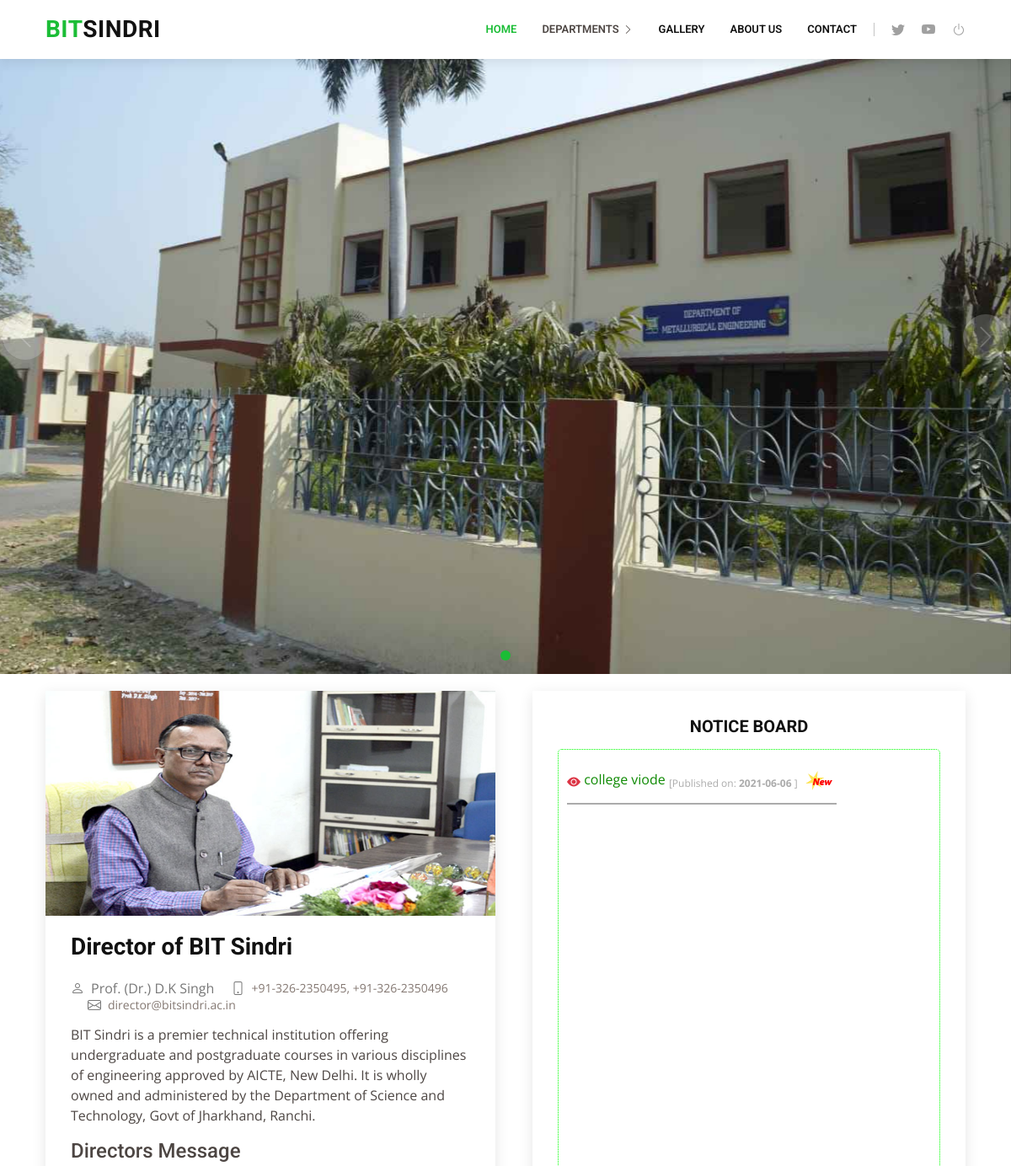
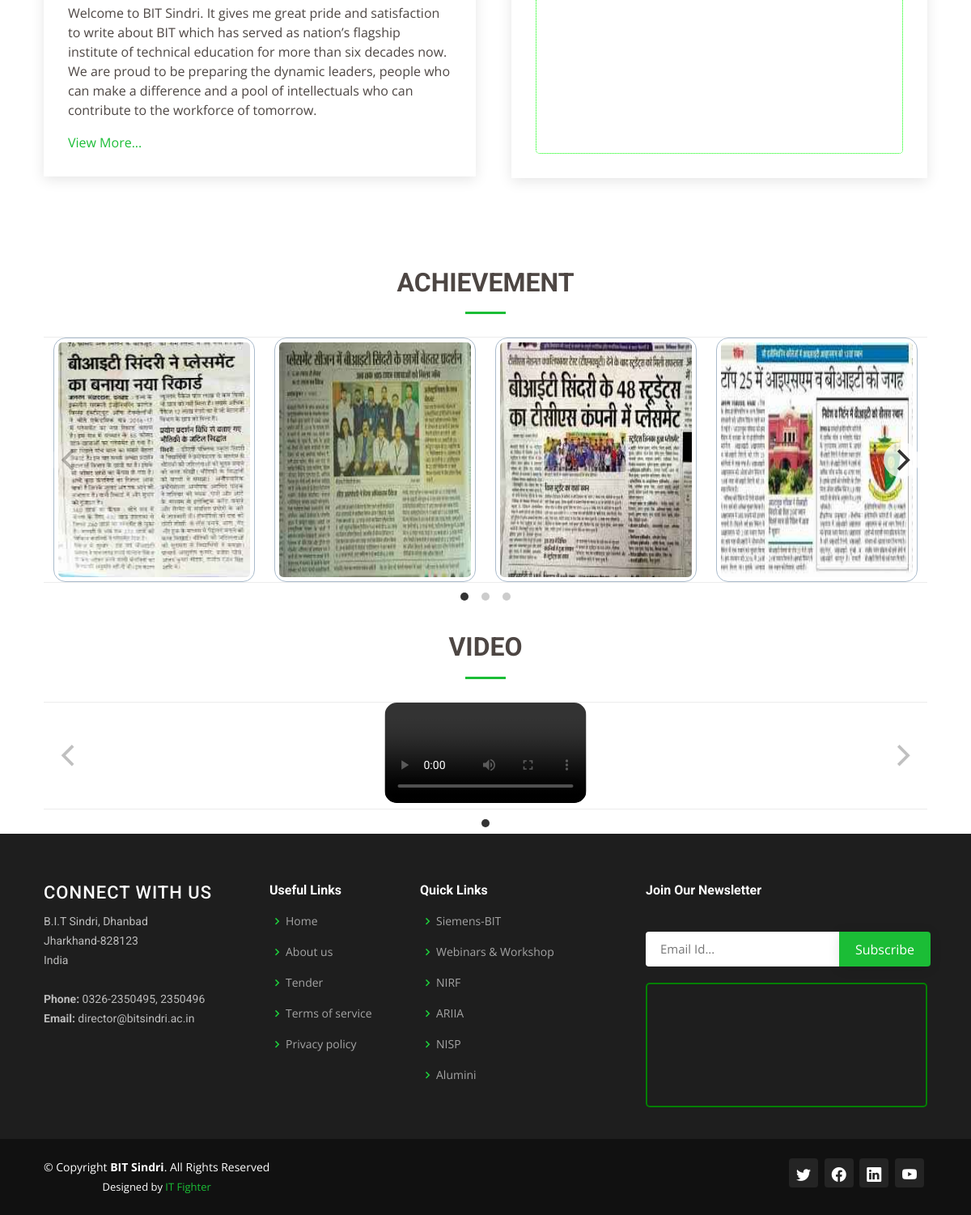
The page / on the database its author committed (2 pictures, top to bottom).
### tables this page shows
CREATE TABLE `slider` (
  `sdr_id` int(11) NOT NULL,
  `file` varchar(100) NOT NULL,
  `heading` varchar(100) DEFAULT NULL,
  `description` varchar(500) DEFAULT NULL,
  `usr_id` int(5) NOT NULL
);

CREATE TABLE `notice` (
  `notice_id` int(11) NOT NULL,
  `msg` varchar(500) NOT NULL,
  `link` varchar(300) DEFAULT NULL,
  `file` varchar(150) DEFAULT NULL,
  `start_date_time` timestamp NULL DEFAULT NULL,
  `end_date_time` timestamp NULL DEFAULT NULL,
  `usr_id` int(11) NOT NULL,
  `created` timestamp NOT NULL DEFAULT current_timestamp(),
  `updated` timestamp NOT NULL DEFAULT current_timestamp() ON UPDATE current_timestamp()
);

CREATE TABLE `achievement` (
  `acmt_id` int(11) NOT NULL,
  `file` varchar(50) NOT NULL,
  `usr_id` int(5) NOT NULL
);

CREATE TABLE `video` (
  `video_id` int(11) NOT NULL,
  `title` varchar(100) NOT NULL,
  `link` varchar(150) NOT NULL,
  `updated` timestamp NOT NULL DEFAULT current_timestamp() ON UPDATE current_timestamp(),
  `created` timestamp NOT NULL DEFAULT current_timestamp()
);

### index.php (the view, shortened to what this page needs)
<?php include_once('header.php'); ?>
  <section id="hero">
    <div id="heroCarousel" data-bs-interval="3000" class="carousel slide carousel-fade" data-bs-ride="carousel">
      <div class="carousel-inner" role="listbox">
        <?php
            $query = mysqli_query($conn, "SELECT * FROM slider ORDER By sdr_id ASC");
            $rowcount = mysqli_num_rows($query);
            for($i=1; $i<=$rowcount; $i++){
              $row = mysqli_fetch_array($query);
              if($i==1){
          ?>
          <div class="carousel-item active" style="background-image: url(assets/img/slider/<?php echo $row['file']; ?>);">
          </div>
          <?php } } ?>
      </div>
      <a class="carousel-control-prev" href="#heroCarousel" role="button" data-bs-slide="prev">
        <span class="carousel-control-prev-icon bi bi-chevron-left" aria-hidden="true"></span>
      </a>
      <a class="carousel-control-next" href="#heroCarousel" role="button" data-bs-slide="next">
        <span class="carousel-control-next-icon bi bi-chevron-right" aria-hidden="true"></span>
      </a>
      <ol class="carousel-indicators" id="hero-carousel-indicators"></ol>
    </div>
  </section>
  <main id="main">
    <section id="blog" class="blog" style="margin-top: -20px;">
      <div class="container" data-aos="fade-up">
        <div class="row">
          <div class="col-lg-6 entries">
            <article class="entry">
              <div class="entry-img">
                <img src="assets/img/director/director.jpg" alt="" class="img-fluid">
              </div>
              <h2 class="entry-title">
                <a>Director of BIT Sindri</a>
              </h2>
              <div class="entry-meta">
                <ul>
                  <li class="d-flex align-items-center"><i class="bi bi-person"></i> <a">Prof. (Dr.) D.K Singh</a></li><li class="d-flex align-items-center"><i class="bi bi-phone"></i> <a>+91-326-2350495, +91-326-2350496</a></li><li class="d-flex align-items-center"><i class="bi bi-envelope"></i> <a>director@bitsindri.ac.in </a></li>
                </ul>
              </div>
              <div class="entry-content">
                <p>
                  BIT Sindri is a premier technical institution offering undergraduate and postgraduate courses in various disciplines of engineering approved by AICTE, New Delhi. It is wholly owned and administered by the Department of Science and Technology, Govt of Jharkhand, Ranchi.
                </p>
                <h4>Directors Message</h4>
                <p>
                  Welcome to BIT Sindri. It gives me great pride and satisfaction to write about BIT which has served as nation’s flagship institute of technical education for more than six decades now. We are proud to be preparing the dynamic leaders, people who can make a difference and a pool of intellectuals who can contribute to the workforce of tomorrow.
                </p>
                <a href="#" class="">View More...</a>
              </div>
            </article>
          </div>
          <div class="col-lg-6">
            <div class="sidebar">
              <h3 class="sidebar-title text-center">NOTICE BOARD</h3>
              <div class="noticebar">
                <table>
                  <?php
                    $cdt = date('Y-m-d H:i:s');
                    $query = mysqli_query($conn, "SELECT * FROM notice WHERE start_date_time<=LOCALTIMESTAMP() AND end_date_time>=LOCALTIMESTAMP() ORDER BY notice_id DESC");
                    while(@$row = mysqli_fetch_array($query)){
                      $msg = $row['msg'];
                      $file = $row['file'];
                      $link = $row['link'];
                      $sdt = $row['start_date_time'];
                      $dcs_days = intval((strtotime($cdt)-strtotime($sdt))/(60*60*24));
                  ?>
                  <tr class="rw">
                    <td>
                      <i class="bi bi-eye-fill text-danger"></i>
                      <?php if($link==""){ ?>
                        <a href='./assets/notice/<?php echo $file; ?>' target="_blank" class="n-c"><?php echo $msg; ?>
                      <?php }else{ ?>
                        <a href='<?php echo $link; ?>' target="_blank" class="n-c"><?php echo $msg; ?>
                      <?php  } ?>
                          <sub style="color: #ababab;">[Published on: <b><time><?php echo substr($sdt, 0,10); ?></time></b> ]</sub>
                          <?php if($dcs_days <= 7){ ?>
                            <img src="assets/img/icon/new3.gif" alt="" class="notice-icon">
                          <?php } ?>
                        </a>
                    </td>
                  </tr>
                <?php } ?>
                </table>
              </div>
            </div>
          </div>
        </div>
      </div>
    </section>
    <section id="clients" class="clients">
      <div class="container" data-aos="fade-up">
        <div class="section-title">
          <h2>Achievement</h2>
        </div>
        <div class="row no-gutters clients-wrap clearfix carousel" data-aos="fade-up" data-flickity='{"autoPlay": true, "groupCells": true }'>
          <?php
            $query = mysqli_query($conn, "SELECT * FROM achievement");
            while(@$row = mysqli_fetch_array($query)){
              $file = $row['file'];
          ?>
            <div class="col-lg-3 col-md-4 col-6 carousel-cell">
              <div class="achievement">
                <a href="assets/img/achievement/<?php echo $file ?>"><img src="assets/img/achievement/<?php echo $file; ?>" class="img-fluid" alt=""></a>
              </div>
            </div>
          <?php } ?>
        </div>
      </div>
    </section>
    <section id="clients" class="clients">
      <div class="container" data-aos="fade-up">
        <div class="section-title">
          <h2>Video</h2>
        </div>
        <div class="row no-gutters clients-wrap clearfix carousel" data-aos="fade-up" data-flickity='{"autoPlay": true, "groupCells": true }'>
          <?php
            $query = mysqli_query($conn, "SELECT * FROM video");
            while(@$row = mysqli_fetch_array($query)){
              $link = $row['link'];
          ?>
            <div class="col-lg-3 col-md-4 col-6 carousel-cell">
              <div class="videos">
                <video controls poster="" class="video" id="video">
                  <source src="<?php echo($link) ?>" type="video/mp4">
              </video>
              </div>
            </div>
          <?php } ?>
        </div>
      </div>
    </section>
  <?php include_once('footer.php'); ?>

### assets/css/style.css (style rules this page uses)
body { font-family: "Open Sans", sans-serif; color: #4d4643; }
a { color: #1bbd36; text-decoration: none; }
h1, h2, h3, h4, h5, h6 { font-family: "Roboto", sans-serif; }
#hero { width: 100%; height: 100vh; background-color: rgba(0, 0, 0, 0.8); overflow: hidden; position: relative; }
#hero .carousel, #hero .carousel-inner, #hero .carousel-item, #hero .carousel-item::before { background-size: cover; background-position: center; background-repeat: no-repeat; position: absolute; top: 0; right: 0; left: 0; bottom: 0; }
#hero .carousel-inner .carousel-item { transition-property: opacity; background-position: center top; }
#hero .carousel-inner .carousel-item, #hero .carousel-inner .active.carousel-item-start, #hero .carousel-inner .active.carousel-item-end { opacity: 0; }
#hero .carousel-inner .active, #hero .carousel-inner .carousel-item-next.carousel-item-start, #hero .carousel-inner .carousel-item-prev.carousel-item-end { opacity: 1; transition: 0.5s; }
#hero .carousel-control-next-icon, #hero .carousel-control-prev-icon { background: none; font-size: 30px; line-height: 0; width: auto; height: auto; background: rgba(255, 255, 255, 0.4); border-radius: 50px; transition: 0.3s; color: rgba(255, 255, 255, 0.6); width: 54px; height: 54px; display: flex; align-items: center; justify-content: center; }
@media (min-width: 1024px) { #hero .carousel-control-prev, #hero .carousel-control-next { width: 5%; } }
section { padding: 30px 0; overflow: hidden; }
.section-title { text-align: center; padding-bottom: 20px; }
.section-title h2 { font-size: 32px; font-weight: bold; text-transform: uppercase; padding-bottom: 20px; position: relative; }
.section-title h2::after { content: ''; position: absolute; display: block; width: 50px; height: 3px; background: #1bbd36; bottom: 0; left: calc(50% - 25px); }
.clients .clients-wrap { border-top: 1px solid #ececec; border-bottom: 1px solid #ececec; }
.blog { padding: 40px 0 20px 0; }
.blog .entry { padding: 30px; margin-bottom: 20px; box-shadow: 0 4px 16px rgba(0, 0, 0, 0.1); }
.blog .entry .entry-img { max-height: 440px; margin: -30px -30px 20px -30px; overflow: hidden; }
.blog .entry .entry-title { font-size: 28px; font-weight: bold; padding: 0; margin: 0 0 20px 0; }
.blog .entry .entry-title a { color: #111; transition: 0.3s; }
.blog .entry .entry-meta { margin-bottom: 15px; color: #777777; }
.blog .entry .entry-meta ul { display: flex; flex-wrap: wrap; list-style: none; align-items: center; padding: 0; margin: 0; }
.blog .entry .entry-meta ul li + li { padding-left: 20px; }
.blog .entry .entry-meta i { font-size: 16px; margin-right: 8px; line-height: 0; }
.blog .entry .entry-meta a { color: #847872; font-size: 14px; display: inline-block; line-height: 1; }
.blog .entry .entry-content p { line-height: 24px; }
.blog .sidebar { padding: 30px; margin: 0 0 60px 20px; box-shadow: 0 4px 16px rgba(0, 0, 0, 0.1); }
.blog .sidebar .sidebar-title { font-size: 20px; font-weight: 700; padding: 0 0 0 0; margin: 0 0 15px 0; color: #111; position: relative; }
.noticebar { width: 100%; height: 685px; overflow-y: scroll; border: 1px dotted #0f0; border-radius: 5px; padding: 10px; }
.rw { margin-bottom: 50px; padding: 5px; width: 100%; }
.rw td { margin-bottom: 10px; border-bottom: 2px solid #ababab; padding: 10px 0px; }
.notice-icon { margin: 1px; padding: 4px; width: 40px; height: auto; }
#blog { margin-top: 40px; }
.n-c { color: #0e8a03; }

### assets/css/mystyle.css (style rules this page uses)
.active { animation: fadeIn 0.5s; animation-fill-mode: forwards; }
.achievement { border: 1px solid #abc; border-radius: 15px; }
.achievement img { margin: 0; width: 250px; height: 300px; padding: 5px; border-radius: 10px; }
.videos video { border-radius: 15px; width: 100%; height: auto; }

### rows shown on the page
slider: file (picture)
notice: msg "college viode", start_date_time "2021-06-06"
achievement: file (picture)
achievement: file (picture)
achievement: file (picture)
achievement: file (picture)
